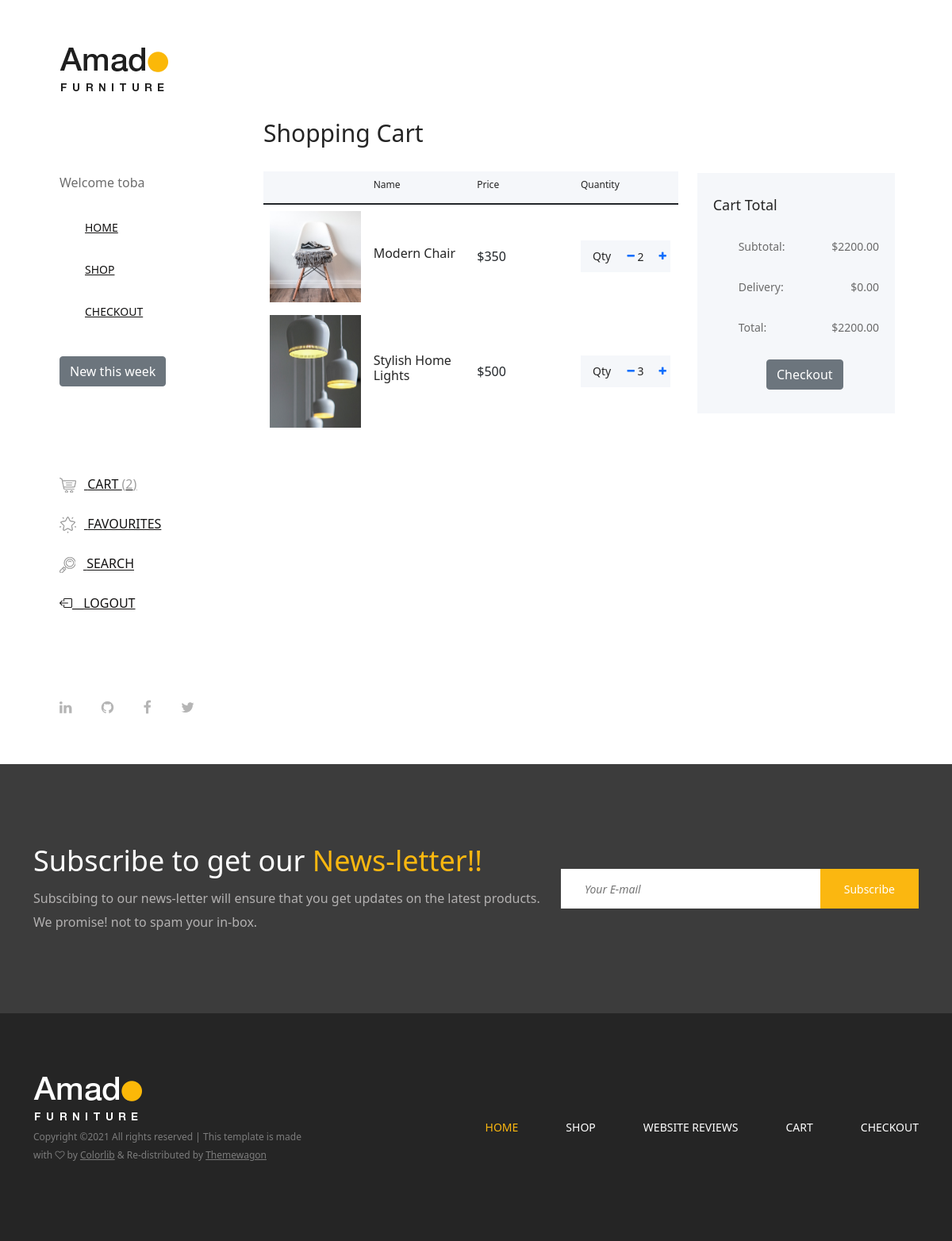
The app's page /cart (signed in) with its own data.
### main/models.py (models this page shows, shortened)
class Cart(models.Model):
    user=models.ForeignKey(User, on_delete=models.CASCADE)
    product = models.ForeignKey(Product, on_delete=models.CASCADE)
    quantity = models.PositiveIntegerField(default=1)
    sub_total = models.IntegerField(blank=True, null=True)
    date = models.DateTimeField(auto_now_add=True)

class Product(models.Model):
    Category_choices = [
    ('chairs', 'chairs'),
    ('beds', 'beds'),
    ('tables', 'tables'),
    ('home_deco', 'home_deco'),
    ('dressings', 'dressings')
]
    name = models.CharField(max_length=100)
    price = models.IntegerField(null=False, blank=False)
    image = models.ImageField(upload_to ='products/')
    category = models.CharField(choices=Category_choices, max_length=50)
    date = models.DateTimeField(default=datetime.now)

### main/views.py (the view)
# urls.py: path('cart', CartView.as_view(), name='cart'),
class CartView(View):
    def get(self, request, *args, **kwargs):
        cart_objects = Cart.objects.filter(user = request.user)
        total_no_of_products = cart_objects.count()
        subtotal = []
        for objects in cart_objects:
            subtotal.append(objects.sub_total)
        subtotal2 = sum(subtotal)
        delivery_fee = 0                 # Just equal to zero for now....
        total = subtotal2 + delivery_fee
        context={
            'cart_objects': cart_objects,
            'total_no_of_products': total_no_of_products,
            'total': total,
            'subtotal2': subtotal2,
            'delivery_fee': delivery_fee,
        }
        return render(request, 'main/cart.html', context)

### main/templates/main/cart.html (shortened to what this page needs)
{% extends 'main/base.html' %}
{% block content %}
        <div class="cart-table-area section-padding-100">
            <div class="container-fluid">
                <div class="row">
                    <div class="col-12 col-lg-8">
                        <div class="cart-title mt-50">
                            <h2>Shopping Cart</h2>
                        </div>
                        <div class="cart-table clearfix">
                            <table class="table table-responsive">
                                <thead>
                                    <tr>
                                        <th></th>
                                        <th>Name</th>
                                        <th>Price</th>
                                        <th>Quantity</th>
                                    </tr>
                                </thead>
                                <tbody>
                                    {% for cart in cart_objects %}
                                    <tr>
                                        <td class="cart_product_img">
                                            <a href="#"><img src="{{ cart.product.image.url }}" alt="Product"></a>
                                        </td>
                                        <td class="cart_product_desc">
                                            <h5>{{ cart.product.name }}</h5>
                                        </td>
                                        <td class="price">
                                            <span>${{ cart.product.price }}</span>
                                        </td>
                                        <td class="qty">
                                            <div class="qty-btn d-flex">
                                                <p>Qty</p>
                                                <div class="quantity">
                                                    <span class="qty-minus"> <a href="{% url 'remove_cart' cart.product.pk %}"><i class="fa fa-minus" aria-hidden="true"></i></a> </span>
                                                    <input type="number" name="quantity" value="{{ cart.quantity }}">
                                                    <span class="qty-plus"> <a href="{% url 'add_to_cart' cart.product.pk %}"><i class="fa fa-plus" aria-hidden="true"></i></a></span>
                                                </div>
                                            </div>
                                        </td>
                                    </tr>
                                    {% endfor %}
                                </tbody>
                            </table>
                        </div>
                    </div>
                    <div class="col-12 col-lg-4">
                        <div class="cart-summary">
                            <h5>Cart Total</h5>
                            <ul class="summary-table">
                                <li><span>subtotal:</span> <span>${{ subtotal2 }}.00</span></li>
                                <li><span>delivery:</span> <span>${{ delivery_fee }}.00</span></li>
                                <li><span>total:</span> <span>${{ total }}.00</span></li>
                            </ul>
                            <div class="d-grid gap-2 col-6 mx-auto">
                                <a href="{% url 'checkout' %}" class="btn btn-secondary">Checkout</a>
                            </div>
                        </div>
                    </div>
                </div>
            </div>
        </div>
    </div>
{% endblock content %}

### main/templates/main/base.html (shortened to what this page needs)
{% load static %}
<!DOCTYPE html>
<html lang="en">
<head>
    <link rel="stylesheet" href="{% static 'main/css/core-style.css' %}">
    <link rel="stylesheet" href="{% static 'main/style.css' %}">
    <link href="https://cdn.jsdelivr.net/npm/bootstrap@5.1.3/dist/css/bootstrap.min.css" rel="stylesheet">
    <link rel="stylesheet" href="https://cdn.jsdelivr.net/npm/bootstrap-icons@1.5.0/font/bootstrap-icons.css">
</head>
<body>
    <div class="main-content-wrapper d-flex clearfix">
        <header class="header-area clearfix">
            <div class="logo">
                <a href="{% url 'index' %}"><img src="{% static 'main/img/core-img/logo.png' %}" alt=""></a>
            </div>
            <div>
                {% if user.is_authenticated %}
                    <p>Welcome {{ user.username }}</p>
                {% else %}
                <hr>
                    <p>Please  <a href="{% url 'login' %}" class="link-dark">login</a> to view your Cart/Add to Cart</p>
                <hr>
                {% endif %}
            </div>
            <nav class="amado-nav">
                <ul>
                    <li><a href="{% url 'index' %}">Home</a></li>
                    <li><a href="{% url 'shop' %}">Shop</a></li>
                    {% if user.is_authenticated %}
                    <li><a href="{% url 'checkout' %}">Checkout</a></li>
                    {% endif %}
                </ul>
            </nav>
            <div class="amado-btn-group mt-30 mb-100">
                <a href="{% url 'new_this_week' %}" class="btn btn-secondary">New this week</a>
            </div>
            <div class="cart-fav-search mb-100">
                {% if user.is_authenticated %}
                <a href="{% url 'cart' %}" class="cart-nav"><img src="{% static 'main/img/core-img/cart.png' %}" alt=""> Cart <span>({{ total_no_of_products }})</span></a>
                <a href="{% url 'favorites' %}" class="fav-nav"><img src="{% static 'main/img/core-img/favorites.png' %}" alt=""> Favourites</a>
                {% endif %}
                <a href="#" class="search-nav"><img src="{% static 'main/img/core-img/search.png' %}" alt=""> Search</a>
                {% if user.is_authenticated %}
                <a href="{% url 'logout' %}"><i class="bi bi-box-arrow-left"></i>__Logout</a>
                {% endif %}
            </div>
            <div class="social-info d-flex justify-content-between">
                <a href="https://linkedin.com/in/oloruntoba-madamori"><i class="fa fa-linkedin" aria-hidden="true"></i></a>
                <a href="https://github.com/toba-madamori"><i class="fa fa-github" aria-hidden="true"></i></a>
                <a href="#"><i class="fa fa-facebook" aria-hidden="true"></i></a>
                <a href="https://twitter.com/TobaMadamori"><i class="fa fa-twitter" aria-hidden="true"></i></a>
            </div>
        </header>
        {% block content %}
        {% endblock content %}
<section class="newsletter-area section-padding-100-0">
    <div class="container">
        <div class="row align-items-center">
            <div class="col-12 col-lg-6 col-xl-7">
                <div class="newsletter-text mb-100">
                    <h2>Subscribe to get our <span>News-letter!!</span></h2>
                    <p>Subscibing to our news-letter will ensure that you get updates on the latest products. We promise! not to spam your in-box.</p>
                </div>
            </div>
            <div class="col-12 col-lg-6 col-xl-5">
                <div class="newsletter-form mb-100">
                    <form action="#" method="post">
                        <input type="email" name="email" class="nl-email" placeholder="Your E-mail">
                        <input type="submit" value="Subscribe">
                    </form>
                </div>
            </div>
        </div>
    </div>
</section>
<footer class="footer_area clearfix">
    <div class="container">
        <div class="row align-items-center">
            <div class="col-12 col-lg-4">
                <div class="single_widget_area">
                    <div class="footer-logo mr-50">
                        <a href="{% url 'index' %}"><img src="{% static 'main/img/core-img/logo2.png' %}" alt=""></a>
                    </div>
                    <p class="copywrite">
Copyright &copy;<script>document.write(new Date().getFullYear());</script> All rights reserved | This template is made with <i class="fa fa-heart-o" aria-hidden="true"></i> by <a href="https://colorlib.com" target="_blank">Colorlib</a> & Re-distributed by <a href="https://themewagon.com/" target="_blank">Themewagon</a>
</p>
                </div>
            </div>
            <div class="col-12 col-lg-8">
                <div class="single_widget_area">
                    <div class="footer_menu">
                        <nav class="navbar navbar-expand-lg justify-content-end">
                            <div class="collapse navbar-collapse" id="footerNavContent">
                                <ul class="navbar-nav ml-auto">
                                    <li class="nav-item active">
                                        <a class="nav-link" href="{% url 'index' %}">Home</a>
                                    </li>
                                    <li class="nav-item">
                                        <a class="nav-link" href="{% url 'shop' %}">Shop</a>
                                    </li>
                                    <li class="nav-item">
                                        <a class="nav-link" href="{% url 'review_page' %}">Website Reviews</a>
                                    </li>
                                    {% if user.is_authenticated %}
                                    <li class="nav-item">
                                        <a class="nav-link" href="{% url 'cart' %}">Cart</a>
                                    </li>
                                    <li class="nav-item">
                                        <a class="nav-link" href="{% url 'checkout' %}">Checkout</a>
                                    </li>
                                    {% endif %}
                                </ul>
                            </div>
                        </nav>
                    </div>
                </div>
            </div>
        </div>
    </div>
</footer>
</body>
</html>

### records on screen
Cart: product.image (picture), product.name "Modern Chair", product.price "350", quantity "2"
Cart: product.image (picture), product.name "Stylish Home Lights", product.price "500", quantity "3"

### other values on screen
{{ user.username }} "toba"
{{ total_no_of_products }} "2"
{{ subtotal2 }} "2200"
{{ delivery_fee }} "0"
{{ total }} "2200"
